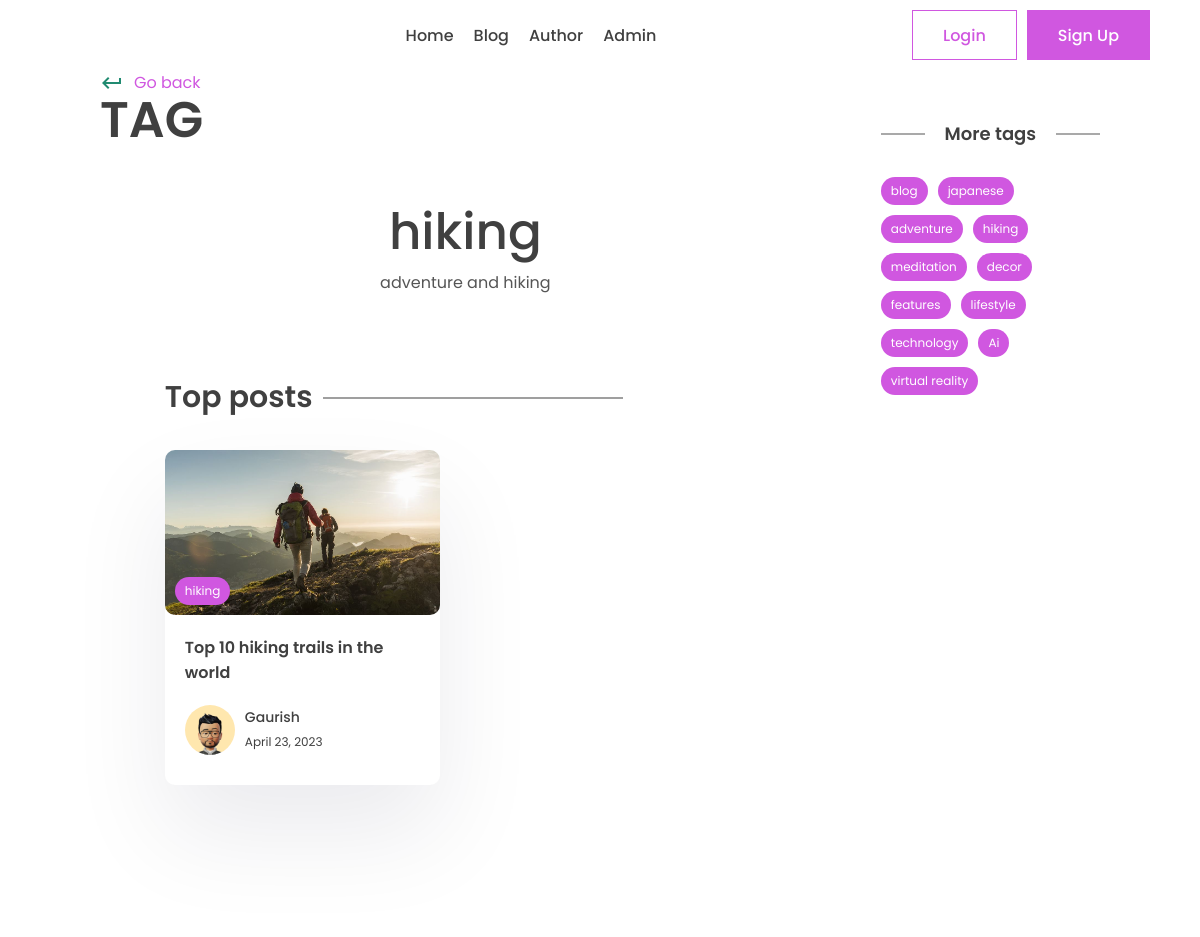
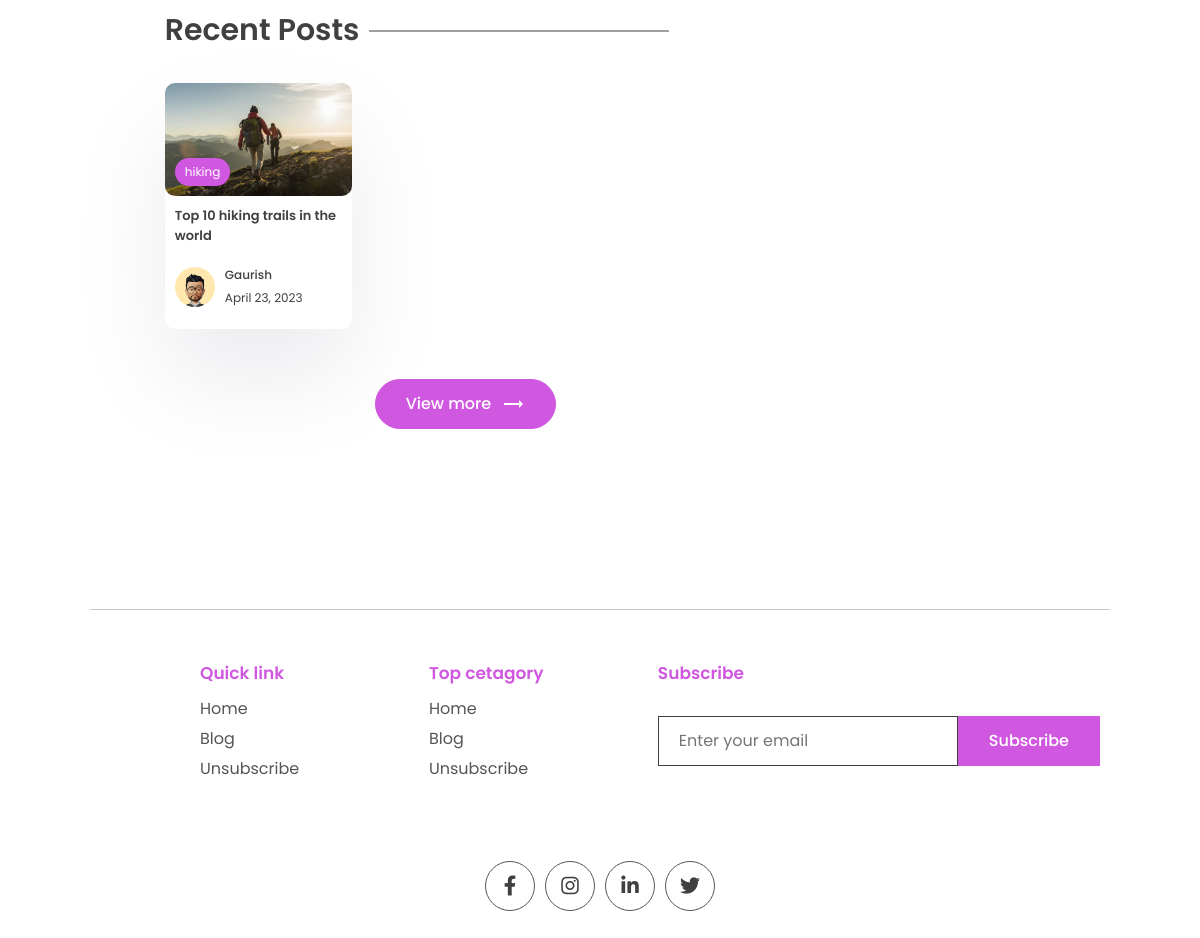
The app's page /tag/hiking with its own data (2 pictures, top to bottom).
### app/models.py (models this page shows, shortened)
class Tag(models.Model):
    name = models.CharField(max_length=200)
    description = models.CharField(max_length=100)
    slug = models.SlugField(max_length=200, unique=True)

class Post(models.Model):
    title = models.CharField(max_length=100)
    content = models.TextField()
    last_updated = models.DateTimeField(auto_now = True)
    slug = models.SlugField(max_length=100, unique=True)
    image = models.ImageField(null=True, blank=True, upload_to="images/")
    tags = models.ManyToManyField(Tag, blank= True, related_name='post')
    view_count = models.IntegerField(null = True, blank=True)
    isfeatured = models.BooleanField(default = False)
    author = models.ForeignKey(User, on_delete=models.CASCADE, null = True, blank=True)

class Profile(models.Model):
    user =  models.OneToOneField(User, on_delete=models.CASCADE)
    profile_image = models.ImageField(null=True, blank=True, upload_to="images/")
    slug = models.SlugField(max_length=200, unique=True)
    bio = models.CharField(max_length=200)

### app/views.py (the view)
# urls.py: path('tag/<slug:slug>', views.tag_page, name='tag_page'),
def tag_page(request, slug):
    tag = Tag.objects.get(slug=slug)
    top_posts = Post.objects.filter(tags__in = [tag.id]).order_by('-view_count')[0:2]
    recent_posts = Post.objects.filter(tags__in = [tag.id]).order_by('-last_updated')[0:3]
    tags = Tag.objects.all()
    context={'tag': tag, 'top_posts': top_posts, 'recent_posts': recent_posts, 'tags': tags}
    return render(request, 'app/tag.html', context)

### app/templates/app/tag.html (shortened to what this page needs)
{% extends 'base.html' %}
{% load static %}
{% block content %}
      <div class="container">
        <div class="layout">
          <div class="left">
            <div class="page-top">
              <div class="top flex">
                <div class="page-name">
                  <a href="{% url 'index' %}" class="learn">
                    <span class="material-icons"> keyboard_return </span> Go
                    back
                  </a>
                  <h1>Tag</h1>
                </div>
              </div>
            </div>
            <center>
              <div class="typo">
                <h1 class="title">{{tag.name}}</h1>
                <p>
                  {{tag.description}}
                </p>
              </div>
            </center>
            <section class="sp">
              <div class="container">
                <h1 class="sec-title">Top posts</h1>
                <div class="grid-2 blog">
                {% for post in top_posts  %}
                  <a href="{% url 'post_page' post.slug %}">
                    <div class="card">
                      <div class="post-img">
                        <img src="{{post.image.url}}" alt="" />
                        <div class="tag">{{post.tags.all.0.name}}</div>
                      </div>
                      <div class="card-content">
                        <h3>
                          {{post.title}}
                        </h3>
                        <div class="author">
                          <div class="profile-pic">
                            <img src="{{post.author.profile.profile_image.url}}" alt="" />
                          </div>
                          <div class="details">
                            <p>{{post.author.first_name}}</p>
                            <small>{{post.last_updated | date}}</small>
                          </div>
                        </div>
                      </div>
                    </div>
                  </a>
                {% empty%}
                <p>Nothing to show here</p>
                {% endfor %}
                </div>
              </div>
            </section>
            <section class="sp">
              <div class="container">
                <h1 class="sec-title">Recent Posts</h1>
                <div class="grid-3 blog-grid">
                {% for post in recent_posts  %}
                  <a href="{% url 'post_page' post.slug %}">
                    <div class="card">
                      <div class="post-img">
                        <img src="{{post.image.url}}" alt="" />
                        <div class="tag">{{post.tags.all.0.name}}</div>
                      </div>
                      <div class="card-content">
                        <h3>
                          {{post.title}}
                        </h3>
                        <div class="author">
                          <div class="profile-pic">
                            <img src="{{post.author.profile.profile_image.url}}"alt="" />
                          </div>
                          <div class="details">
                            <p>{{post.author.first_name}}</p>
                            <small>{{post.last_updated | date}}</small>
                          </div>
                        </div>
                      </div>
                    </div>
                  </a>
                  {% empty%}
                  <p>Nothing to show here</p>
                  {% endfor %}
                </div>
                <center>
                  <button class="btn btn-primary rounded view">
                    View more
                    <span class="material-icons"> trending_flat </span>
                  </button>
                </center>
              </div>
            </section>
          </div>
          <div class="right">
            <div class="block">
              <h2 class="title2">More tags</h2>
              <div class="blog-tags">
                {% for tag in tags %}
                <a href='{% url 'tag_page' tag.slug %}'class="tag">{{tag.name}}</a>
                {% endfor %}
              </div>
            </div>
          </div>
        </div>
{% endblock content %}

### app/static/app/style.css (style rules this page uses)
* { margin: 0; padding: 0; box-sizing: border-box; text-decoration: none; border: none; outline: none; list-style: none; font-family: "Poppins", sans-serif; color: var(--black); }
:root { --purple: #D057E0; --black: #404040; --des: #555555; --shadow: #ffffff1a 0px 1px 1px 0px inset, #32325d40 0px 50px 100px -20px, #0000004d 0px 30px 60px -30px; --shadow2: rgba(17, 12, 46, 0.084) 0px 48px 100px 0px; }
html { font-size: 62.5%; }
[class*="grid"] { display: grid; }
img { width: 100%; }
.container { max-width: 85%; margin: auto; padding: 0 10px; }
p, a { font-size: 1.6rem; color: var(--des); }
.btn { cursor: pointer; height: 5rem; padding: 0 3rem; font-size: 1.6rem; font-weight: 500; border: 1px solid var(--purple); display: flex; align-items: center; justify-content: center; gap: 1rem; }
.btn span { color: white; }
.btn-primary { background: var(--purple); color: white; }
.rounded { border-radius: 5rem; }
.typo { width: 50%; margin-top: 5rem; }
.title { font-size: 5rem; font-weight: 500; }
.sp { padding: 8rem 0; }
.grid-2 { grid-template-columns: 1.3fr 1fr; align-items: center; }
.post-img { height: 40rem; width: 100%; overflow: hidden; border-radius: 1rem; }
.post-img img { height: 100%; object-fit: cover; object-position: center; }
.learn { display: flex; align-items: center; gap: 1rem; color: var(--purple); margin-top: 2rem; }
.learn span { color: #1F8A70; }
.sec-title { font-size: 3rem; font-weight: 600; position: relative; width: fit-content; margin-bottom: 3rem; }
.sec-title::after { content: ""; position: absolute; right: -31rem; height: 1px; width: 30rem; background: var(--black); top: 50%; transform: translateY(-50%); }
.grid-3 { grid-template-columns: repeat(3, 1fr); gap: 5rem; }
.card { background: white; box-shadow: var(--shadow2); border-radius: 1rem; cursor: pointer; transition: 0.3s; }
.post-img { position: relative; }
.tag { position: absolute; bottom: 1rem; left: 1rem; background: var(--purple); color: white; border-radius: 5rem; padding: 0.5rem 1rem; font-size: 1.2rem; }
.card-content { padding: 2rem; padding-bottom: 3rem; }
.card h3 { font-size: 1.6rem; font-weight: 600; }
.card .post-img { width: 100%; height: unset; aspect-ratio: 1/0.6; }
.author { display: flex; align-items: center; gap: 1rem; margin-top: 2rem; }
.profile-pic { width: 5rem; aspect-ratio: 1/1; border-radius: 50%; overflow: hidden; }
.author p { color: var(--black); font-weight: 500; font-size: 1.4rem; }
.author small { color: var(--black); font-size: 1.2rem; }
.view { margin-top: 5rem; }
.layout { display: flex; gap: 5rem; }
.left { width: 100%; height: 70%; }
.right { position: sticky; top: 70px; height: 100%; width: 30%; }
.page-name h1 { font-size: 5rem; text-transform: uppercase; font-weight: 600; line-height: 5rem; }
.flex { display: flex; align-items: flex-end; justify-content: space-between; }
.left .typo { width: 100%; }
.blog { grid-template-columns: 1fr 1fr; gap: 5rem; }
.title2 { position: relative; font-size: 1.8rem; text-align: center; font-weight: 600; margin-bottom: 3rem; }
.title2::before { content: ""; position: absolute; height: 1px; width: 20%; background: var(--des); left: 0; top: 50%; transform: translateY(-50%); }
.title2::after { content: ""; position: absolute; height: 1px; width: 20%; background: var(--des); right: 0; top: 50%; transform: translateY(-50%); }
.blog-grid { gap: 2rem; }
.blog-grid .card-content { padding: 1rem; padding-bottom: 2rem; }
.blog-grid .card h3 { font-size: 1.3rem; font-weight: 600; }
.blog-grid .profile-pic { width: 4rem; }
.blog-grid .author p { font-size: 1.2rem; }
.block { margin-top: 5rem; }
.blog-tags .tag { position: unset; width: fit-content; }
.blog-tags { display: flex; align-items: center; flex-wrap: wrap; gap: 1rem; margin-top: 3rem; }

### records on screen
Tag: name "hiking", description "adventure and hiking"
Post: image (picture), tags.all.0.name "hiking", title "Top 10 hiking trails in the world", author.profile.profile_image (picture), author.first_name "Gaurish", last_updated "April 23, 2023"
Tag: name "blog"
Tag: name "japanese"
Tag: name "adventure"
Tag: name "meditation"
Tag: name "decor"
Tag: name "features"
Tag: name "lifestyle"
Tag: name "technology"
Tag: name "Ai"
Tag: name "virtual reality"
